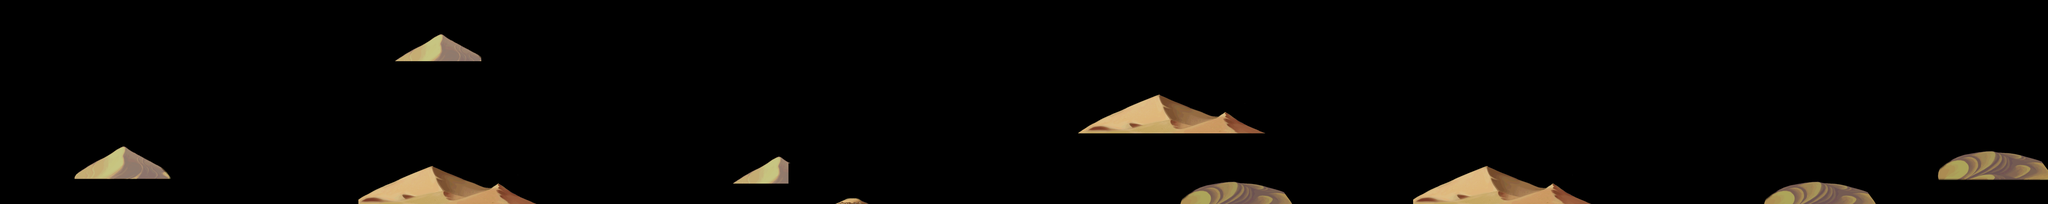

A level layout from a 2D game, rendered from its tile map. Below: a short description, then the map file with tile-grid data replaced by summaries:
An orthogonal 200x20 tile map with 40x40 px tiles, 2 tile layers (land1, land2).

<map version="1.0" orientation="orthogonal" width="200" height="20" tilewidth="40" tileheight="40">
 <tileset firstgid="1" name="d-jinjing" tilewidth="40" tileheight="40">
  <image source="d-jinjing.png" width="1145" height="916" />
 </tileset>
 <layer name="land1" width="200" height="20">
  <data>[4000 cells, 756 non-empty, 411 distinct tile ids]</data>
 </layer>
 <layer name="land2" width="200" height="20">
  <data>[4000 cells, 78 non-empty, 78 distinct tile ids]</data>
 </layer>
</map>
